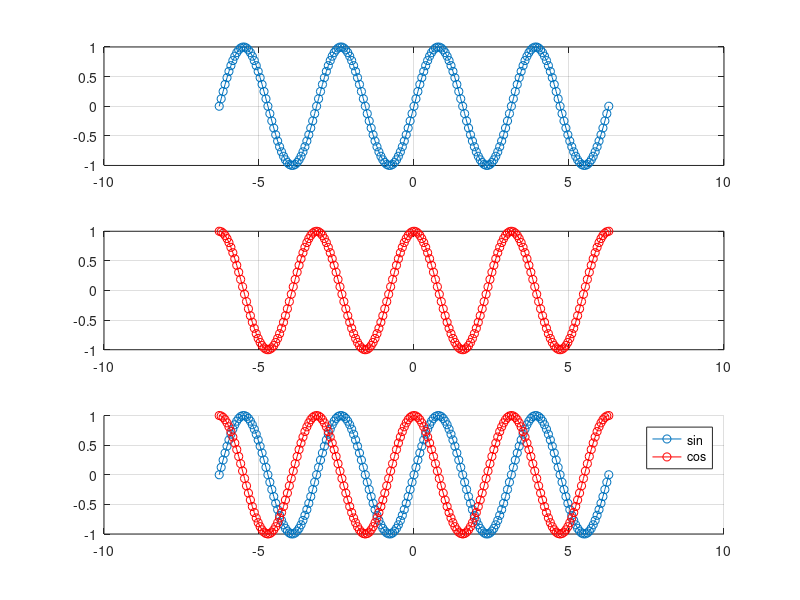
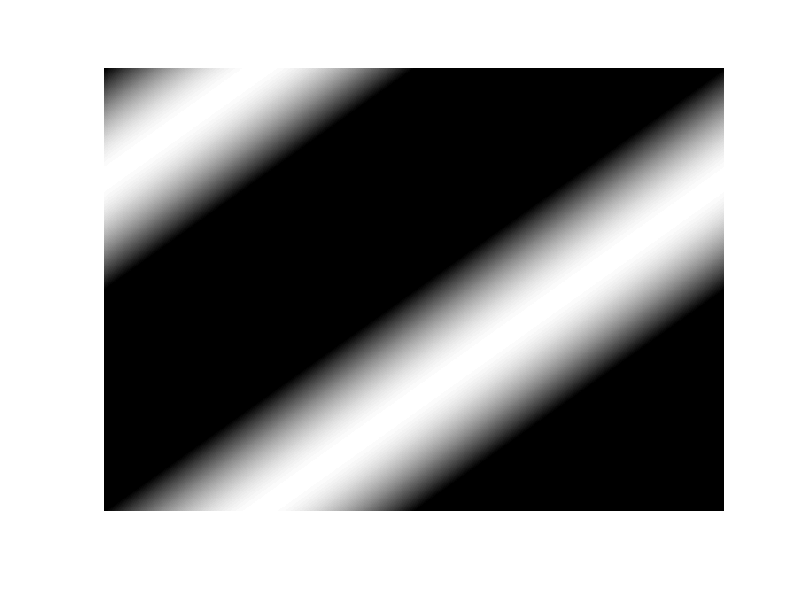
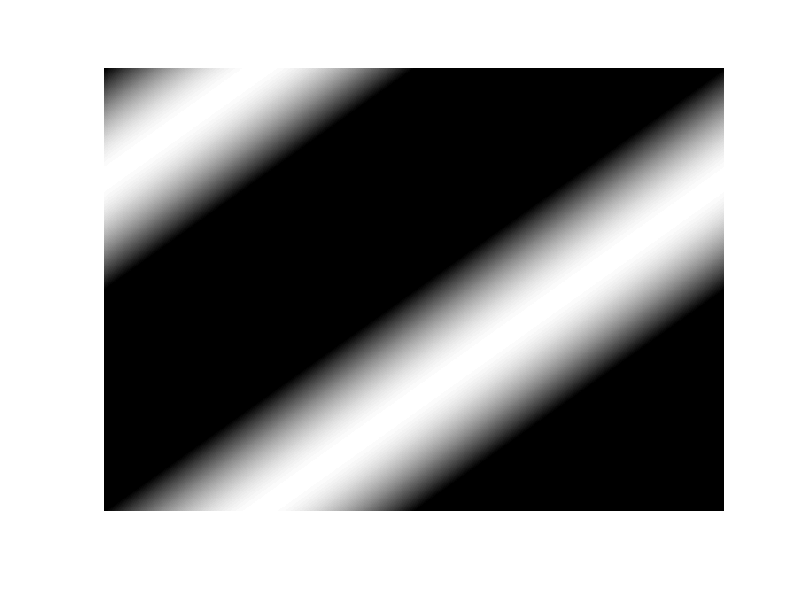

The MATLAB script that drew these images, in order:
% basic tutorial on sampling and generating discrete waveform in MATLAB

%A. defining sampling rate and input range            
fs = 100;   % 1)define the number of points that we want to sample
            % in one unit length for our waveform. This is called the
            % sampling rate (fs).
l = 2*pi    % 2) we define the length of 1 unit. Here, 
            % we use radian scale, and we set the length to 2 x pi (360 in degree scale)
            % which equals to the length of the arc in a unit circle.
dx = l/fs;  % 3) we want to get the approximiate length per sample. 
            % dist. per sample = length / sampling rate. This is the rate
            % of change of our discrete series.
x = -l:dx:l; % 4) we set the range of our x axis. Here, I chose 
            % from the ranges of -2 x pi to 2 x pi. MATLAB has a built in
            % matrix indexing operator which creates a regularly-spaced 
            % vector x using dx as the increment between elements. 
            % x=min:index:max;
            % In most general programming, this would need to be done using a
            % for loop. Excersise: Try making the array above using a for loop.

%B. sinuosidal waveform
f = 2;      % 1) we define the frequency of our waveform.
w = (2*pi*f);     % 2) we set the angular frequency which is a scalar measure
            % of the rotation rate.
phase = 0;  % 3) phase, this value determines the initial angle of a sinusoidal function 
            % at its origin. This could be thought of as a shift.
theta = (w*x)/l+phase; % now we can take our discrete samples above and scale and set the offset.
            % theta is an arbitray greek alphabet which is used to describe
            % angles. notice that we have to rescale our angular frequency
            % because the unit scale of our sampling is 2*pi. 
y1 = sin(theta); % 5)  using matlab's built in sin function. we can plug in our input array
            % and generate a simple sin wave output. Also try cos(),tan(),atan(),
            % etc.
y2 = cos(theta); % another waveform

% Plotting
% We demonstrate a simple and clean way of writing a MATLAB script to
% generate plots step-by-step.
figure(1);  % opens a new figure window with index of 1.
clf;        % convention to clear the memory for the current figure.
subplot(3,1,1);     % subplot gridizes the the figure window row by column. 
            % subplot(num rows, num columns, index). here we want to create
            % a grided figure of 3 by 1 for our 3 plots.
plot(x,y1,'o-')
grid on;
subplot(3,1,2)
plot(x,y2,'or-')
grid on;

subplot(3,1,3)
hold on;    % the hold function allows you to draw multiple figures on to the plot
            % by default. hold off by default.
plot(x,y1,'o-')
plot(x,y2,'or-')
legend('sin','cos')
grid on;

% Excersises
% 1. run the plot above
% 2. generate a sinusoids of .5Hz ,1 Hz, 4Hz and 10Hz. 
% 3. generate a sinusoid with period .5, 1, 4, 10. (hint period = 1/frequency)
% 4. change the theta to see what happens to the sinusoid
% 4. generate a 5 hz sinusoid but adjust the sampling rate (fs) to 50,25,11,8,5 Hz.
% 5. change the theta of the y1 to pi/2. observe what happens. Which way
% does the function shift.
% 6. try changing the xaxis so that the range is 0 to two unit circles in
% length. play around with change the x range.
% 7. generate a sinusoid plot containing 2,3,7,11 full waves within range indicated in 2.
% 8. change the sampling scale to time series.

% generating a sin waveform in 2 dimensions.
% sampling
px = 500;   % 1) define the number of points that we want to sample
            % in one unit length for our waveform. In image, 
            % this is referred as pixels.
py = 700; 
l =  1      % 2) we define the length of x and y 1 which is also the unit 
            % length of our input.
dx = l/px; % rate of change in x
dy = l/py; % rate of change in y
            
fx=1; % wave frequency in x
wx = 2*pi*fx; % angular frequency x
fy=1; % wave frequency in y 
wy = 2*pi*fy; % wave frequency in x

I1=zeros(px,py); 
% 1 general programming
for i = 1:px
    y=(i-1)*dx;
    for ii = 1:py
        x=(ii-1)*dy;
        I1(i,ii) = sin((wx*x)/l+(wy*y)/l); % sinusoid equation in 2 dimension
    end
end

figure(2)
imshow(I1) 

% 2 Matlab
[Y,X] = meshgrid((0:l/py:l-1/py),(0:l/px:l-1/px)); %meshgrid replicates these 
I2 = sin((wx*X)/l+(wy*Y)/l);
figure(3);imshow(I2);
